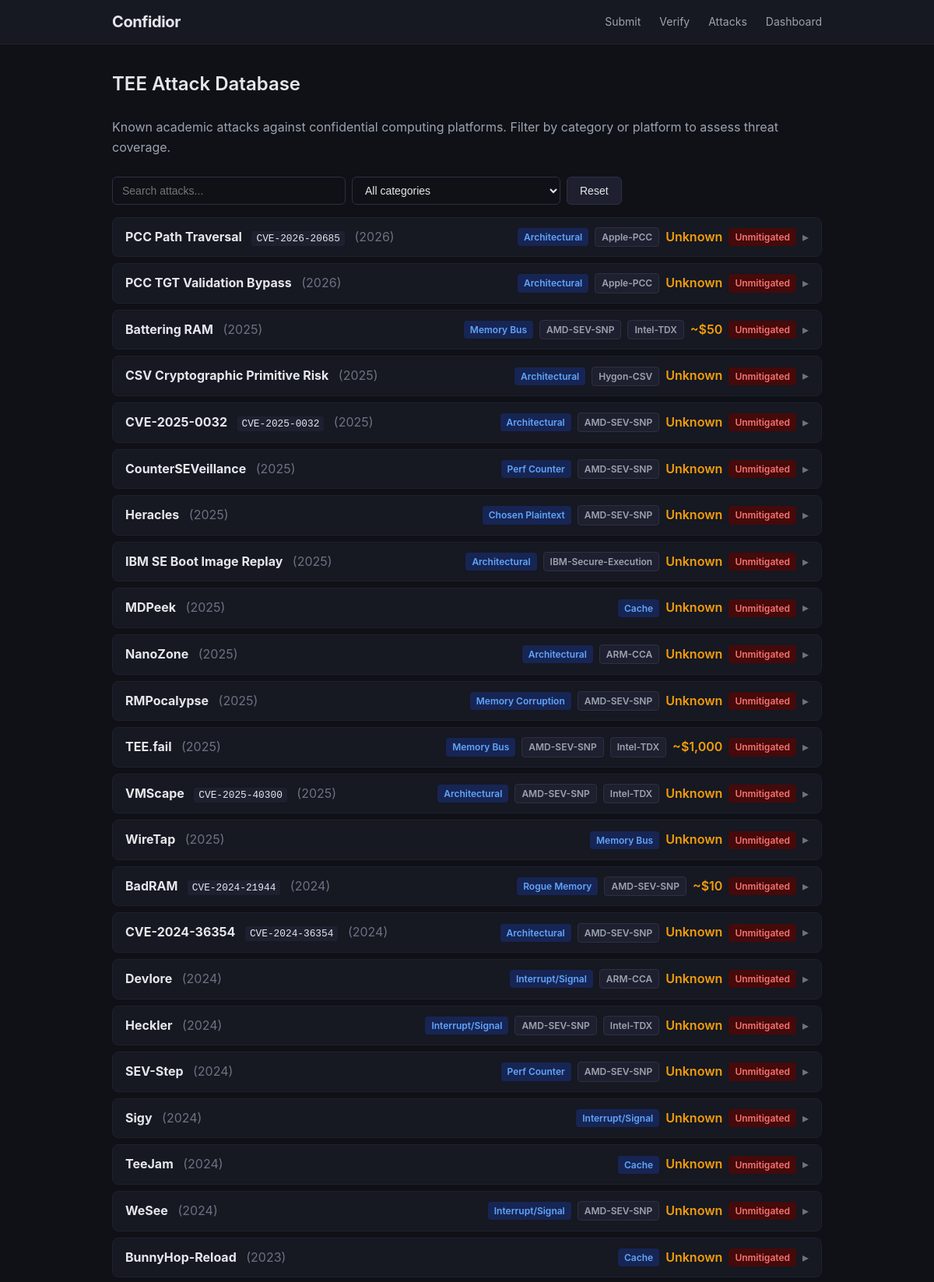
The app's page /archaeology (upper part) with its own data.
### tables this page shows
CREATE TABLE attack_records (
    id INTEGER PRIMARY KEY AUTOINCREMENT,
    name TEXT NOT NULL UNIQUE,
    year INTEGER NOT NULL,
    affected_platforms TEXT NOT NULL,
    category TEXT NOT NULL,
    cost_to_attack TEXT NOT NULL,
    impact TEXT NOT NULL,
    mitigation TEXT NOT NULL,
    mitigation_difficulty TEXT NOT NULL,
    cve_id TEXT,
    paper_url TEXT,
    boundary_statement TEXT,
    patched INTEGER DEFAULT 0,
    last_checked TEXT
);

### src/web/app.py (the view)
@app.get("/archaeology", response_class=HTMLResponse)
async def archaeology_page(request: Request):
    attacks: list[dict] = []
    if ARCHAEOLOGY_DB_PATH.exists():
        try:
            db = ArchaeologyDB(db_path=ARCHAEOLOGY_DB_PATH)
            records = db.query_attacks()
            db.close()
            for r in records:
                attacks.append({
                    "name": r.name,
                    "year": r.year,
                    "category": r.category,
                    "category_label": _CATEGORY_LABELS.get(r.category, r.category),
                    "cost": r.cost_to_attack,
                    "impact": r.impact,
                    "mitigation": r.mitigation,
                    "mitigation_difficulty": r.mitigation_difficulty,
                    "cve_id": r.cve_id or "",
                    "paper_url": r.paper_url or "",
                    "boundary_statement": r.boundary_statement,
                    "patched": r.patched,
                    "platforms": sorted(p.value for p in r.affected_platforms) if r.affected_platforms else [],
                })
        except Exception:
            pass
    categories = sorted(set(a["category"] for a in attacks))
    return templates.TemplateResponse(request, "archaeology.html", {
        "request": request,
        "attacks": attacks,
        "categories": categories,
    })

### src/web/templates/archaeology.html (shortened to what this page needs)
{% extends "base.html" %}
{% block content %}
<h1>TEE Attack Database</h1>
<p style="color:#9ca3af;margin-bottom:1.5rem;">Known academic attacks against confidential computing platforms. Filter by category or platform to assess threat coverage.</p>
{% if not attacks %}
<p class="empty">No attack data available. Run <code>python scripts/seed_attacks_db.py</code> to populate the database.</p>
{% else %}
<div style="margin-bottom:1rem;display:flex;gap:0.5rem;flex-wrap:wrap;">
    <input type="text" id="search" placeholder="Search attacks..." style="padding:0.5rem 0.75rem;background:#0f1117;border:1px solid #2d3040;border-radius:6px;color:#e5e7eb;font-size:0.875rem;flex:1;max-width:300px;">
    <select id="cat-filter" style="padding:0.5rem 0.75rem;background:#0f1117;border:1px solid #2d3040;border-radius:6px;color:#e5e7eb;font-size:0.875rem;">
        <option value="">All categories</option>
    </select>
    <button onclick="resetFilters()" class="btn" style="padding:0.5rem 1rem;">Reset</button>
</div>
<div id="attacks-grid" style="display:flex;flex-direction:column;gap:0.5rem;">
    {% for a in attacks %}
    <div class="card attack-card" style="padding:0.75rem 1rem;margin-bottom:0;" data-category="{{ a.category }}" data-name="{{ a.name|lower }}" data-platforms="{{ a.platforms|join(',')|lower }}">
        <div style="display:flex;justify-content:space-between;align-items:center;cursor:pointer;" onclick="toggleDetails('detail-{{ loop.index }}')">
            <div>
                <strong>{{ a.name }}</strong>
                {% if a.cve_id %}<code style="margin-left:0.5rem;">{{ a.cve_id }}</code>{% endif %}
                <span style="color:#6b7280;margin-left:0.5rem;">({{ a.year }})</span>
            </div>
            <div style="display:flex;gap:0.5rem;align-items:center;">
                <span class="badge badge-blue">{{ a.category_label }}</span>
                {% for p in a.platforms[:3] %}
                <span class="badge" style="background:#1e2030;color:#9ca3af;border:1px solid #2d3040;">{{ p }}</span>
                {% endfor %}
                <span style="color:#f59e0b;font-weight:600;">{{ a.cost }}</span>
                {% if a.patched %}
                <span class="badge badge-green">Patched</span>
                {% else %}
                <span class="badge badge-red">Unmitigated</span>
                {% endif %}
                <span style="color:#6b7280;">▸</span>
            </div>
        </div>
    </div>
    {% endfor %}
</div>
{% endif %}
{% endblock %}

### src/web/templates/base.html (shortened to what this page needs)
<!DOCTYPE html>
<html lang="en">
<head>
</head>
<body>
    <nav>
        <div class="nav-inner">
            <a href="/" class="logo">Confidior</a>
            <div class="nav-links">
                <a href="/submit">Submit</a>
                <a href="/verify">Verify</a>
                <a href="/archaeology">Attacks</a>
                <a href="/">Dashboard</a>
            </div>
        </div>
    </nav>
    <main>
        {% block content %}{% endblock %}
    </main>
</body>
</html>

### src/web/templates/base.html (style rules this page uses)
* { margin: 0; padding: 0; box-sizing: border-box; }
body { font-family: -apple-system, BlinkMacSystemFont, "Segoe UI", Roboto, sans-serif; background: #0f1117; color: #e5e7eb; line-height: 1.6; }
a { color: #60a5fa; text-decoration: none; }
nav { background: #161822; border-bottom: 1px solid #1e2030; padding: 0.75rem 0; }
.nav-inner { max-width: 960px; margin: 0 auto; padding: 0 1.5rem; display: flex; align-items: center; justify-content: space-between; }
.logo { font-size: 1.25rem; font-weight: 700; color: #e5e7eb; letter-spacing: -0.02em; }
.nav-links { display: flex; gap: 1.5rem; }
.nav-links a { color: #9ca3af; font-size: 0.875rem; }
main { max-width: 960px; margin: 0 auto; padding: 2rem 1.5rem; }
h1 { font-size: 1.5rem; font-weight: 600; margin-bottom: 1.5rem; }
.card { background: #161822; border: 1px solid #1e2030; border-radius: 8px; padding: 1.25rem; margin-bottom: 1rem; }
.btn { display: inline-block; padding: 0.5rem 1rem; border-radius: 6px; font-size: 0.875rem; font-weight: 500; border: 1px solid #2d3040; background: #1e2030; color: #e5e7eb; cursor: pointer; }
.badge { display: inline-block; padding: 0.125rem 0.5rem; border-radius: 4px; font-size: 0.75rem; font-weight: 600; }
.badge-red { background: #450a0a; color: #f87171; }
.badge-blue { background: #172554; color: #60a5fa; }
code { background: #1e2030; padding: 0.125rem 0.375rem; border-radius: 3px; font-size: 0.8rem; }

### records on screen
attack_records: name "PCC Path Traversal", cve_id "CVE-2026-20685", year "2026", category_label "Architectural", 3 "Apple-PCC", cost "Unknown", patched "Unmitigated"
attack_records: name "PCC TGT Validation Bypass", year "2026", category_label "Architectural", 3 "Apple-PCC", cost "Unknown", patched "Unmitigated"
attack_records: name "Battering RAM", year "2025", category_label "Memory Bus", 3 "AMD-SEV-SNP" "Intel-TDX", cost "~$50", patched "Unmitigated"
attack_records: name "CSV Cryptographic Primitive Risk", year "2025", category_label "Architectural", 3 "Hygon-CSV", cost "Unknown", patched "Unmitigated"
attack_records: name "CVE-2025-0032", cve_id "CVE-2025-0032", year "2025", category_label "Architectural", 3 "AMD-SEV-SNP", cost "Unknown", patched "Unmitigated"
attack_records: name "CounterSEVeillance", year "2025", category_label "Perf Counter", 3 "AMD-SEV-SNP", cost "Unknown", patched "Unmitigated"
attack_records: name "Heracles", year "2025", category_label "Chosen Plaintext", 3 "AMD-SEV-SNP", cost "Unknown", patched "Unmitigated"
attack_records: name "IBM SE Boot Image Replay", year "2025", category_label "Architectural", 3 "IBM-Secure-Execution", cost "Unknown", patched "Unmitigated"
attack_records: name "MDPeek", year "2025", category_label "Cache", cost "Unknown", patched "Unmitigated"
attack_records: name "NanoZone", year "2025", category_label "Architectural", 3 "ARM-CCA", cost "Unknown", patched "Unmitigated"
attack_records: name "RMPocalypse", year "2025", category_label "Memory Corruption", 3 "AMD-SEV-SNP", cost "Unknown", patched "Unmitigated"
attack_records: name "TEE.fail", year "2025", category_label "Memory Bus", 3 "AMD-SEV-SNP" "Intel-TDX", cost "~$1,000", patched "Unmitigated"
attack_records: name "VMScape", cve_id "CVE-2025-40300", year "2025", category_label "Architectural", 3 "AMD-SEV-SNP" "Intel-TDX", cost "Unknown", patched "Unmitigated"
attack_records: name "WireTap", year "2025", category_label "Memory Bus", cost "Unknown", patched "Unmitigated"
attack_records: name "BadRAM", cve_id "CVE-2024-21944", year "2024", category_label "Rogue Memory", 3 "AMD-SEV-SNP", cost "~$10", patched "Unmitigated"
attack_records: name "CVE-2024-36354", cve_id "CVE-2024-36354", year "2024", category_label "Architectural", 3 "AMD-SEV-SNP", cost "Unknown", patched "Unmitigated"
attack_records: name "Devlore", year "2024", category_label "Interrupt/Signal", 3 "ARM-CCA", cost "Unknown", patched "Unmitigated"
attack_records: name "Heckler", year "2024", category_label "Interrupt/Signal", 3 "AMD-SEV-SNP" "Intel-TDX", cost "Unknown", patched "Unmitigated"
attack_records: name "SEV-Step", year "2024", category_label "Perf Counter", 3 "AMD-SEV-SNP", cost "Unknown", patched "Unmitigated"
attack_records: name "Sigy", year "2024", category_label "Interrupt/Signal", cost "Unknown", patched "Unmitigated"
attack_records: name "TeeJam", year "2024", category_label "Cache", cost "Unknown", patched "Unmitigated"
attack_records: name "WeSee", year "2024", category_label "Interrupt/Signal", 3 "AMD-SEV-SNP", cost "Unknown", patched "Unmitigated"
attack_records: name "BunnyHop-Reload", year "2023", category_label "Cache", cost "Unknown", patched "Unmitigated"
